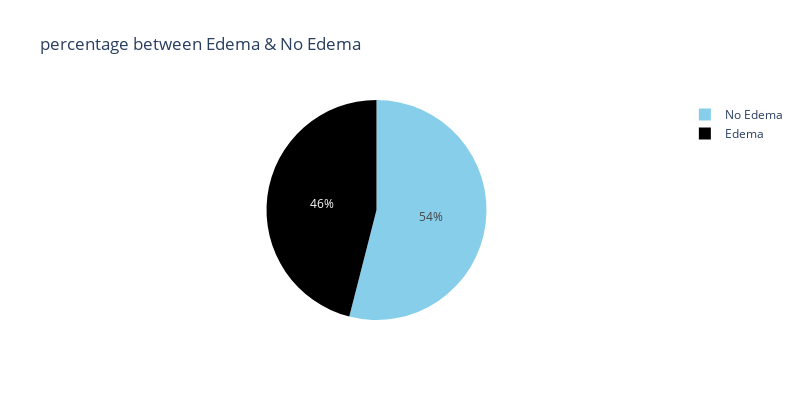

Notebook cell for this chart:
### Markdown cell above
**Dataset Analysis**

### Code cell
#Class division

Class_series=pd.Series(y)
lis=["No Edema","Edema"]
Edema_or_not = Class_series.value_counts().tolist()
values = [Edema_or_not[0], Edema_or_not[1]]
fig = px.pie(values=Class_series.value_counts(), names=lis , width=800, height=400, color_discrete_sequence=["skyblue","black"]
             ,title="percentage between Edema & No Edema")
fig.show()

### Figure 1 — Plotly figure (JSON) as saved in the notebook; plotly's stock layout.template omitted (floating-point values rounded to 4 significant figures)
{"data": [{"domain": {"x": [0, 1], "y": [0, 1]}, "hovertemplate": "label=%{label}<br>value=%{value}<extra></extra>", "labels": ["No Edema", "Edema"], "legendgroup": "", "name": "", "showlegend": true, "type": "pie", "values": [2679, 2284]}], "layout": {"height": 400, "legend": {"tracegroupgap": 0}, "piecolorway": ["skyblue", "black"], "title": {"text": "percentage between Edema & No Edema"}, "width": 800}}
